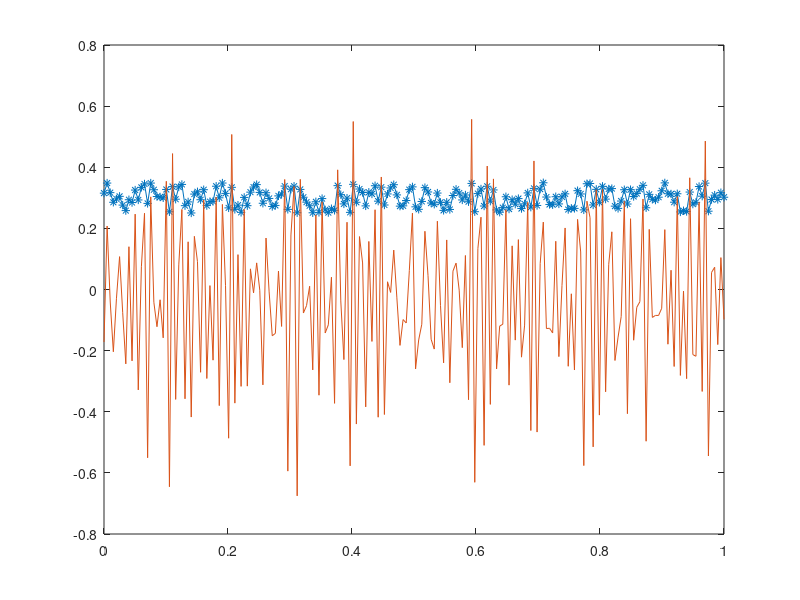

The MATLAB script that drew this image: (Note: this script raises an error after producing the figure.)
% Cahn-Hilliard equation 1D
% $\partial_t u - D \partial_x (u(1-u)^\alpha\partial_x \mu) = 0$
% $\mu = -\gamma \Delta n + \psi^\prime(n)$
close all; clear all; format long;

lim = 'MC'; % choose flux limiter

%% Model parameters
D = 1;
gamma = 1e-4; % squared of length of diffuse interface
alpha=2; % exponent for mobility
nstar = 0.6; % equilibrium density for attraction/repulsion
k = 10; % constant to have a positive energy

b = @(n) n.*(1-n).^alpha; % mobility function
psip = @(n) (1-nstar)./(1-n) - n.^2 - (1-nstar).*n -(1-nstar); % derivative of potential
psi = @(n) -(1-nstar).*log(1-n) - n.^3./3 - (1-nstar).*n.^2./2 -(1-nstar).*n +k;

%% Space grid
nbx = 200;                          % Number of points in the domain
L = 1;     
xm=0;
xM=1;% Length of the domain
h = (xM-xm)/(nbx-1);                     % grid space
x = xm:h:xM;                            % discretization

%% Time discretization
T = 2;
dt = 1e-6;
t = 0:dt:T;  
CFL=0.0001;

%% Initial condition
% initial condition
r = -1 + (2)*rand(nbx,1);
n = abs(0.3+0.05*r);  % Random numbers
mu = zeros(nbx,1);
mu(2:nbx-1) = -gamma *(n(3:nbx)-2*n(2:nbx-1)+n(1:nbx-2))./h.^2 + psip(n(2:nbx-1));
mu(1) = -gamma*(n(2)-n(1))./h^2 + psip(n(1));
mu(nbx) = -gamma*(-n(nbx)+n(nbx-1))./h^2 + psip(n(nbx));

% initialisation flux at boundary of cells
fluxm_h = zeros(nbx+1,1); 

figure(1)
plot(x,n, '-*');
hold on 
plot(x,mu);
hold off;

tt = dt; inc = 1; inc2=1;
%%
while(tt < T)
    tt
    % the velocity here is minus the gradient of mu
    v=zeros(nbx+1,1);
    v(2:nbx) = -(mu(2:nbx)-mu(1:nbx-1))./h;
    
    % compute flux
    fluxm_h = upwind_flux_degenerate_mobility(n,v,nbx,h,dt,alpha);
    
    % CFL condition: adaptive time step
    dt = 1e-5; 
    dt = min(dt, CFL.*h./max(abs(v)));
    % compute solution
    % density
    n = n - dt*(fluxm_h(2:nbx+1)-fluxm_h(1:nbx))./h;
    % chemical potential
    mu(2:nbx-1) = -gamma* (n(3:nbx)-2*n(2:nbx-1)+n(1:nbx-2))./(h.^2) + psip(n(2:nbx-1));
    mu(1) = -gamma*(n(2)-n(1))./(h^2) + psip(n(1));
    mu(nbx) = -gamma*(-n(nbx)+n(nbx-1))./(h^2) + psip(n(nbx));
    
    % plot the solution during simulation 
    if mod(inc,1000)==0 
        figure(1)
        plot(x,n, '-*');
        
        
        figure(2)
        plot(x,mu, '-*')
        
        mass(inc2) = h*sum(n);
        figure(3)
        plot(mass)
        inc2=inc2+1;
    end
    inc = inc +1;
    tt = tt+dt;
end